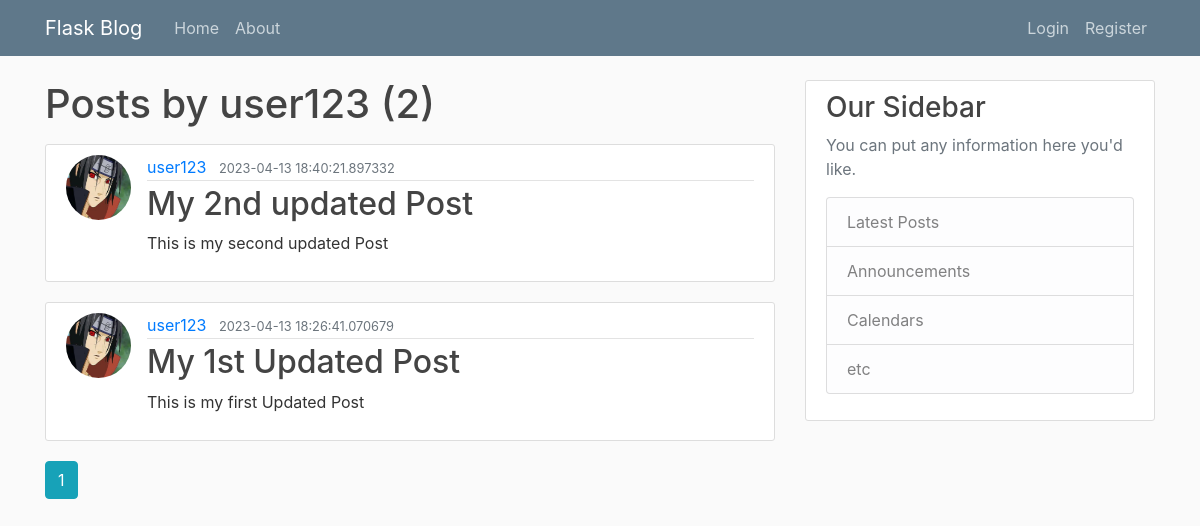
The app's page /user/user123, older data.
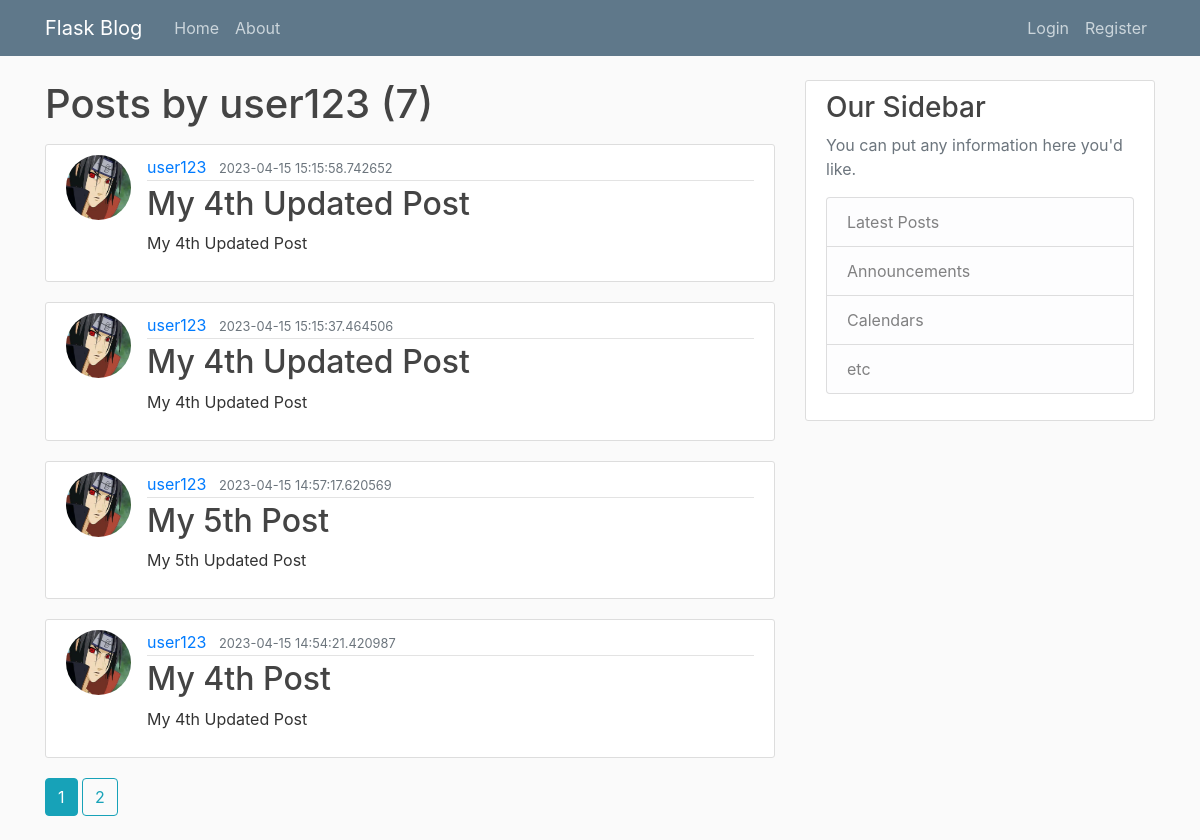
The same page, newer data.
### flaskblog/models.py (models this page shows, shortened)
class User(db.Model, UserMixin):
    id = db.Column(db.Integer, primary_key=True)
    username = db.Column(db.String(20), unique=True, nullable=False)
    email = db.Column(db.String(120), unique=True, nullable=False)
    image_file = db.Column(db.String(20), nullable=False, default='default.jpg')
    password = db.Column(db.String(60), nullable=False)
    posts = db.relationship('Post', backref='author', lazy=True)

class Post(db.Model):
    id = db.Column(db.Integer, primary_key=True)
    title = db.Column(db.String(100), nullable=False)
    date_posted = db.Column(db.DateTime(), nullable=False, default=datetime.utcnow)
    content = db.Column(db.Text, nullable=False)
    user_id = db.Column(db.Integer, db.ForeignKey('user.id'), nullable=False)

### flaskblog/routes.py (the view)
@app.route("/user/<string:username>")
def user_posts(username):
    page = request.args.get('page', 1, type=int)
    user = User.query.filter_by(username=username).first_or_404()
    posts = Post.query.filter_by(author=user)\
        .order_by(Post.date_posted.desc())\
        .paginate(page=page, per_page=4)
    return render_template('user_posts.html', posts=posts, user=user)

### flaskblog/templates/user_posts.html
{% extends "layout.html" %}
{% block content %}
    <h1 class="mb-3">Posts by {{ user.username }} ({{ posts.total }})</h1>
    {% for post in posts.items %}
        <article class="media content-section">
            <img class='rounded-circle article-img' src="{{ url_for('static', filename='profile_pics/' + post.author.image_file) }}">
            <div class="media-body">
                <div class="article-metadata">
                    <a class="mr-2" href="{{ url_for('user_posts', username=post.author.username) }}">{{ post.author.username }}</a>
                    <small class="text-muted">{{ post.date_posted }}</small>
                </div>
                <h2><a class="article-title" href="{{ url_for('post', post_id=post.id)  }}">{{ post.title }}</a></h2>
                <p class="article-content">{{ post.content }}</p>
            </div>
        </article>
    {% endfor %}
    {% for page_num in posts.iter_pages(left_edge=1, right_edge=1, left_current=1, right_current=1) %}
        {% if page_num %}
            {% if posts.page==page_num %}
                <a class="btn btn-info mb-4" href="{{ url_for('user_posts', username=user.username, page=page_num) }}">{{ page_num }}</a>
            {% else %}
                <a class="btn btn-outline-info mb-4" href="{{ url_for('user_posts', username=user.username, page=page_num) }}">{{ page_num }}</a>
            {% endif %}
        {% else %}
        .....
        {% endif %}
        {% endfor %}
{% endblock content %}

### flaskblog/templates/layout.html (shortened to what this page needs)
<!DOCTYPE html>
<html>
<head>
    <link rel="stylesheet" href="https://maxcdn.bootstrapcdn.com/bootstrap/4.0.0/css/bootstrap.min.css">
    <link rel="stylesheet" type="text/css" href="{{ url_for('static', filename='main.css') }}">
</head>
<body>
    <header class="site-header">
      <nav class="navbar navbar-expand-md navbar-dark bg-steel fixed-top">
        <div class="container">
          <a class="navbar-brand mr-4" href="/">Flask Blog</a>
          <div class="collapse navbar-collapse" id="navbarToggle">
            <div class="navbar-nav mr-auto">
              <a class="nav-item nav-link" href="{{ url_for('home') }}">Home</a>
              <a class="nav-item nav-link" href="{{ url_for('about') }}">About</a>
            </div>
            <div class="navbar-nav">
              {% if current_user.is_authenticated %}
                <a class="nav-item nav-link" href="{{ url_for('account') }}">Account</a>
                <a class="nav-item nav-link" href="{{ url_for('new_post') }}">New Post</a>
                <a class="nav-item nav-link" href="{{ url_for('logout') }}">Logout</a>
              {% else %}
                <a class="nav-item nav-link" href="{{ url_for('login') }}">Login</a>
                <a class="nav-item nav-link" href="{{ url_for('register') }}">Register</a>
              {% endif %}
            </div>
          </div>
        </div>
      </nav>
    </header>
    <main role="main" class="container">
      <div class="row">
        <div class="col-md-8">
          {% block content %}{% endblock %}
        </div>
        <div class="col-md-4">
          <div class="content-section">
            <h3>Our Sidebar</h3>
            <p class='text-muted'>You can put any information here you'd like.
              <ul class="list-group">
                <li class="list-group-item list-group-item-light">Latest Posts</li>
                <li class="list-group-item list-group-item-light">Announcements</li>
                <li class="list-group-item list-group-item-light">Calendars</li>
                <li class="list-group-item list-group-item-light">etc</li>
              </ul>
            </p>
          </div>
        </div>
      </div>
    </main>
</body>
</html>

### flaskblog/static/main.css (style rules this page uses)
body { background: #fafafa; color: #333333; margin-top: 5rem; }
h1, h2, h3, h4, h5, h6 { color: #444444; }
.bg-steel { background-color: #5f788a; }
.site-header .navbar-nav .nav-link { color: #cbd5db; }
.content-section { background: #ffffff; padding: 10px 20px; border: 1px solid #dddddd; border-radius: 3px; margin-bottom: 20px; }
.article-title { color: #444444; }
.article-content { white-space: pre-line; }
.article-img { height: 65px; width: 65px; margin-right: 16px; }
.article-metadata { padding-bottom: 1px; margin-bottom: 4px; border-bottom: 1px solid #e3e3e3 }

Row changes from the older to the newer data that the page shows:
no longer on this page (row unchanged): Post: image_file (picture), author.username "user123", date_posted "2023-04-13 18:40:21.897332", title "My 2nd updated Post", content "This is my second updated Post"
no longer on this page (row unchanged): Post: image_file (picture), author.username "user123", date_posted "2023-04-13 18:26:41.070679", title "My 1st Updated Post", content "This is my first Updated Post"
added Post: image_file (picture), author.username "user123", date_posted "2023-04-15 15:15:58.742652", title "My 4th Updated Post", content "My 4th Updated Post"
added Post: image_file (picture), author.username "user123", date_posted "2023-04-15 15:15:37.464506", title "My 4th Updated Post", content "My 4th Updated Post"
added Post: image_file (picture), author.username "user123", date_posted "2023-04-15 14:57:17.620569", title "My 5th Post", content "My 5th Updated Post"
added Post: image_file (picture), author.username "user123", date_posted "2023-04-15 14:54:21.420987", title "My 4th Post", content "My 4th Updated Post"
Text that changed along with them:
{{ posts.total }}: "2" → "7"
new list line: "2"
